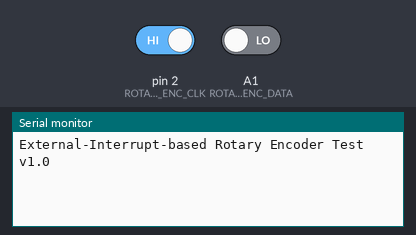
Simulated run of this sketch. Board: Arduino Uno, built with avr-gcc and run on an emulated ATmega328P. Parts: the last lines printed to the serial monitor. The test bench sets the inputs (shaded band); at power-on: pin 2 (ROTARY_ENC_CLK) HIGH, A1 (ROTARY_ENC_DATA) LOW.

Above: at 1.2 s.
1.3 s: pin 2 (ROTARY_ENC_CLK) driven LOW
At 2.4 s:
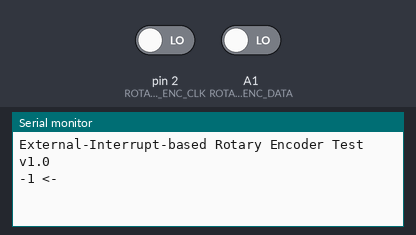
2.8 s: pin 2 (ROTARY_ENC_CLK) driven HIGH
At 3.5 s:
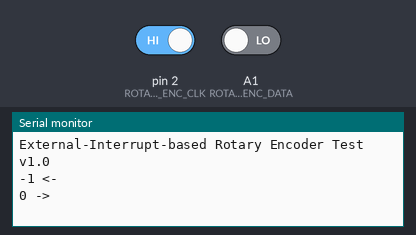

Measured:
- after the input at 1.3 s, the serial monitor: prints a new line at once (image 1)
- after the input at 2.8 s, the serial monitor: prints a new line at once (image 2)

The sketch:

rotary_encorder_ext_int_test.ino
```cpp
// Sample code for the KY-040 Rotary Encoder
// Interrupt method (trigger a function every time the encoder signal changes)
//
// This example uses an "external" interrupt so it has to be on pin 2 or modified for pin 3.
// It could also use the simpler "external" interrupt if pin 2 or 3 were available.

// To test, run the code and turn encoder shaft.

#define ROTARY_ENC_CLK    2  // Turn the knob
#define ROTARY_ENC_DATA   A1
// #define ROTARY_ENC_SWITCH A2  // Not used in this test

bool clockwise = true;
int encoderTicks = 0;
int lastClkState = 0;
bool newInformation = false;

void setup() {
  Serial.begin( 115200 );
  Serial.println( "External-Interrupt-based Rotary Encoder Test v1.0" );
  pinMode(ROTARY_ENC_CLK, INPUT);
  pinMode(ROTARY_ENC_DATA, INPUT);
  attachInterrupt(digitalPinToInterrupt(ROTARY_ENC_CLK), encoderTicked, CHANGE);

  lastClkState = digitalRead(ROTARY_ENC_CLK);
}

void loop() {
  if(newInformation) {
    newInformation = false;

    // Print the encoder ticks, direction (+ = clockwise) and switch state
    Serial.print(encoderTicks);
    if(clockwise) {
      Serial.println(" ->");
    }
    else {
      Serial.println(" <-");
    }
  }
}

// This is the encoder's Interrupt Service Routine (ISR)
// IMPORTANT:  Do as little as possible in an ISR because everything else in your
//             Arduino is stopped while you are in here.
void encoderTicked() {
  // The encoder pin has transitioned from high->low or low->high.
  // Check which direction
  if(digitalRead(ROTARY_ENC_DATA) != digitalRead(ROTARY_ENC_CLK)) {
    // CLK pin changed first so we're turning clockwise
    encoderTicks++;
    clockwise = true;
  }
  else {
    encoderTicks--;
    clockwise = false;
  }
  newInformation = true;
}
```
